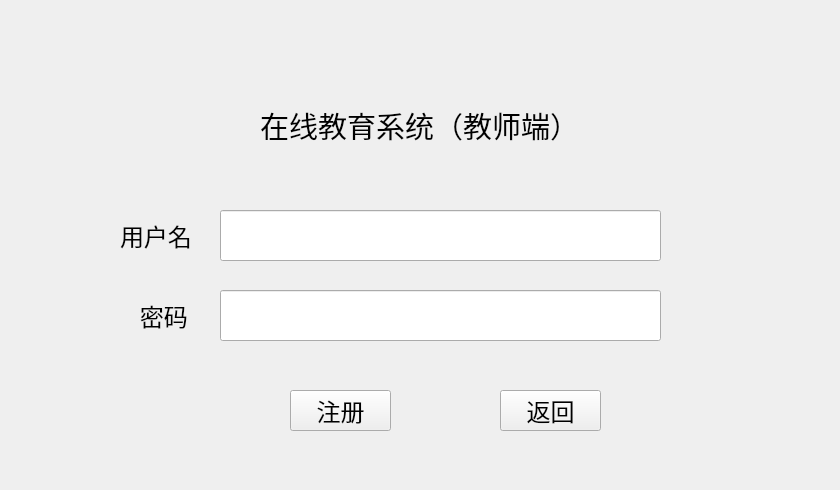
<?xml version="1.0" encoding="UTF-8"?>
<ui version="4.0">
 <class>MainWindow</class>
 <widget class="QMainWindow" name="MainWindow">
  <property name="geometry">
   <rect>
    <x>0</x>
    <y>0</y>
    <width>840</width>
    <height>490</height>
   </rect>
  </property>
  <property name="minimumSize">
   <size>
    <width>840</width>
    <height>490</height>
   </size>
  </property>
  <property name="maximumSize">
   <size>
    <width>840</width>
    <height>490</height>
   </size>
  </property>
  <property name="windowTitle">
   <string>MainWindow</string>
  </property>
  <widget class="QWidget" name="centralwidget">
   <widget class="QLabel" name="label">
    <property name="geometry">
     <rect>
      <x>260</x>
      <y>70</y>
      <width>401</width>
      <height>111</height>
     </rect>
    </property>
    <property name="font">
     <font>
      <family>Arial</family>
      <pointsize>22</pointsize>
     </font>
    </property>
    <property name="text">
     <string>在线教育系统（教师端）</string>
    </property>
   </widget>
   <widget class="QLabel" name="label_2">
    <property name="geometry">
     <rect>
      <x>120</x>
      <y>210</y>
      <width>91</width>
      <height>51</height>
     </rect>
    </property>
    <property name="font">
     <font>
      <family>Arial</family>
      <pointsize>18</pointsize>
     </font>
    </property>
    <property name="text">
     <string>用户名</string>
    </property>
   </widget>
   <widget class="QLabel" name="label_3">
    <property name="geometry">
     <rect>
      <x>120</x>
      <y>290</y>
      <width>91</width>
      <height>51</height>
     </rect>
    </property>
    <property name="font">
     <font>
      <family>Arial</family>
      <pointsize>18</pointsize>
     </font>
    </property>
    <property name="text">
     <string>   密码</string>
    </property>
   </widget>
   <widget class="QPushButton" name="pushButton_2">
    <property name="geometry">
     <rect>
      <x>290</x>
      <y>390</y>
      <width>101</width>
      <height>41</height>
     </rect>
    </property>
    <property name="font">
     <font>
      <family>Arial</family>
      <pointsize>18</pointsize>
     </font>
    </property>
    <property name="text">
     <string>注册</string>
    </property>
   </widget>
   <widget class="QLineEdit" name="lineEdit">
    <property name="geometry">
     <rect>
      <x>220</x>
      <y>210</y>
      <width>441</width>
      <height>51</height>
     </rect>
    </property>
    <property name="font">
     <font>
      <family>Arial</family>
      <pointsize>18</pointsize>
     </font>
    </property>
   </widget>
   <widget class="QLineEdit" name="lineEdit_2">
    <property name="geometry">
     <rect>
      <x>220</x>
      <y>290</y>
      <width>441</width>
      <height>51</height>
     </rect>
    </property>
    <property name="font">
     <font>
      <family>Arial</family>
      <pointsize>18</pointsize>
     </font>
    </property>
    <property name="echoMode">
     <enum>QLineEdit::Password</enum>
    </property>
   </widget>
   <widget class="QPushButton" name="pushButton_3">
    <property name="geometry">
     <rect>
      <x>500</x>
      <y>390</y>
      <width>101</width>
      <height>41</height>
     </rect>
    </property>
    <property name="font">
     <font>
      <family>Arial</family>
      <pointsize>18</pointsize>
     </font>
    </property>
    <property name="text">
     <string>返回</string>
    </property>
   </widget>
  </widget>
 </widget>
 <resources/>
 <connections/>
</ui>
